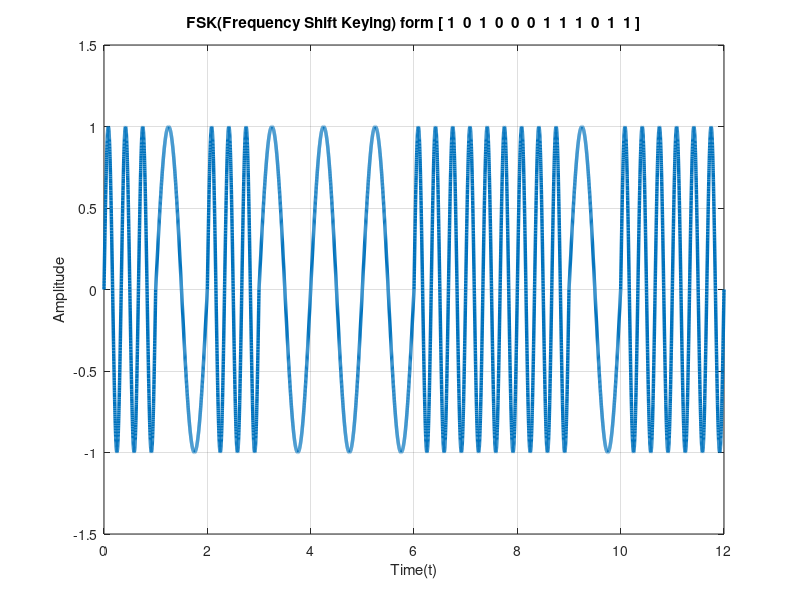

MATLAB code for this plot:
%Frequency Shift Keying matlab code
clear all;
close all;
clc;

f1=1;
f2=3;
t=0: 0.001 : 1;
bit=[1 0 1 0 0 0 1 1 1 0 1 1];
time=[];
FSK_Signal=[];
for i=1:1: length(bit)
    FSK_Signal=[FSK_Signal (bit(i)==0)*sin(2*pi*f1*t)...
        + (bit(i)==1)*sin(2*pi*f2*t)];
    time=[time t];
    t=t +1;
end
plot(time,FSK_Signal,'LineWidth',2.5);
axis([0 time(end) -1.5 1.5]);
xlabel('Time(t)');
title(['FSK(Frequency Shift Keying) form [ ' num2str(bit) ' ]']);
ylabel('Amplitude');
grid on;